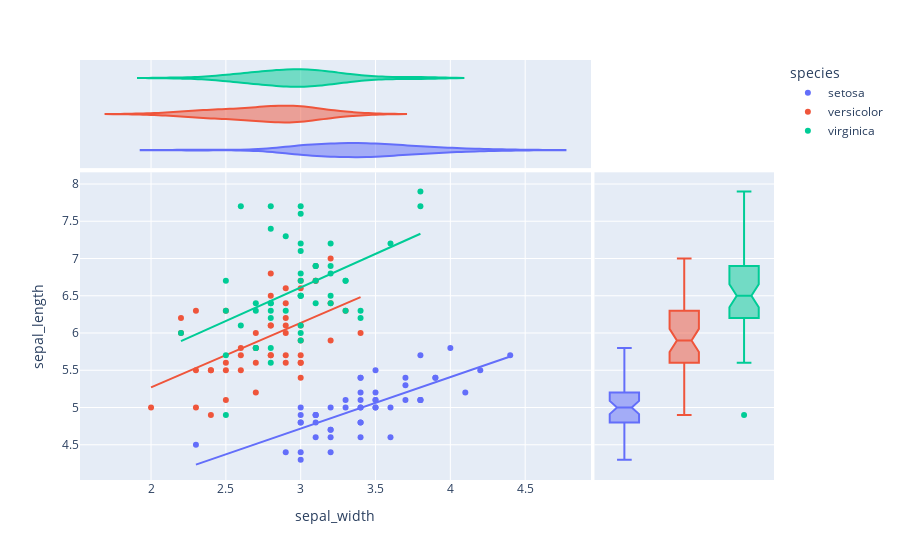

Notebook cell for this chart:
### Markdown cell above
**marginal_x(str)** - L'un des éléments suivants : "rug", "box", "violin" ou "histogram". Si cette option est activée, un sous-graphe horizontal est dessiné au-dessus du graphe principal, visualisant la distribution des x.

**marginal_y(str)** - L'une des options suivantes : "rug", "box","violin " ou "histogram". Si cette option est activée, un sous-graphe vertical est tracé à droite du graphique principal, afin de visualiser la distribution en y.

### Code cell
fig = px.scatter(df, x = "sepal_width", y = "sepal_length", color = "species", trendline = "ols", marginal_x = "violin", marginal_y = "box")
fig.show()

### Figure 1 — Plotly figure (JSON) as saved in the notebook; plotly's stock layout.template omitted (floating-point values rounded to 4 significant figures)
{"data": [{"hovertemplate": "species=setosa<br>sepal_width=%{x}<br>sepal_length=%{y}<extra></extra>", "legendgroup": "setosa", "marker": {"color": "#636efa", "symbol": "circle"}, "mode": "markers", "name": "setosa", "orientation": "v", "showlegend": true, "type": "scatter", "x": [3.5, 3, 3.2, 3.1, 3.6, 3.9, 3.4, 3.4, 2.9, 3.1, 3.7, 3.4, 3, 3, 4, 4.4, 3.9, 3.5, 3.8, 3.8, 3.4, 3.7, 3.6, 3.3, 3.4, 3, 3.4, 3.5, 3.4, 3.2, 3.1, 3.4, 4.1, 4.2, 3.1, 3.2, 3.5, 3.1, 3, 3.4, 3.5, 2.3, 3.2, 3.5, 3.8, 3, 3.8, 3.2, 3.7, 3.3], "xaxis": "x", "y": [5.1, 4.9, 4.7, 4.6, 5, 5.4, 4.6, 5, 4.4, 4.9, 5.4, 4.8, 4.8, 4.3, 5.8, 5.7, 5.4, 5.1, 5.7, 5.1, 5.4, 5.1, 4.6, 5.1, 4.8, 5, 5, 5.2, 5.2, 4.7, 4.8, 5.4, 5.2, 5.5, 4.9, 5, 5.5, 4.9, 4.4, 5.1, 5, 4.5, 4.4, 5, 5.1, 4.8, 5.1, 4.6, 5.3, 5], "yaxis": "y"}, {"alignmentgroup": "True", "hovertemplate": "species=setosa<br>sepal_width=%{x}<extra></extra>", "legendgroup": "setosa", "marker": {"color": "#636efa", "symbol": "circle"}, "name": "setosa", "offsetgroup": "setosa", "scalegroup": "x", "showlegend": false, "type": "violin", "x": [3.5, 3, 3.2, 3.1, 3.6, 3.9, 3.4, 3.4, 2.9, 3.1, 3.7, 3.4, 3, 3, 4, 4.4, 3.9, 3.5, 3.8, 3.8, 3.4, 3.7, 3.6, 3.3, 3.4, 3, 3.4, 3.5, 3.4, 3.2, 3.1, 3.4, 4.1, 4.2, 3.1, 3.2, 3.5, 3.1, 3, 3.4, 3.5, 2.3, 3.2, 3.5, 3.8, 3, 3.8, 3.2, 3.7, 3.3], "xaxis": "x3", "yaxis": "y3"}, {"alignmentgroup": "True", "hovertemplate": "species=setosa<br>sepal_length=%{y}<extra></extra>", "legendgroup": "setosa", "marker": {"color": "#636efa", "symbol": "circle"}, "name": "setosa", "notched": true, "offsetgroup": "setosa", "showlegend": false, "type": "box", "xaxis": "x2", "y": [5.1, 4.9, 4.7, 4.6, 5, 5.4, 4.6, 5, 4.4, 4.9, 5.4, 4.8, 4.8, 4.3, 5.8, 5.7, 5.4, 5.1, 5.7, 5.1, 5.4, 5.1, 4.6, 5.1, 4.8, 5, 5, 5.2, 5.2, 4.7, 4.8, 5.4, 5.2, 5.5, 4.9, 5, 5.5, 4.9, 4.4, 5.1, 5, 4.5, 4.4, 5, 5.1, 4.8, 5.1, 4.6, 5.3, 5], "yaxis": "y2"}, {"hovertemplate": "<b>OLS trendline</b><br>sepal_length = 0.690854 * sepal_width + 2.64466<br>R<sup>2</sup>=0.557681<br><br>species=setosa<br>sepal_width=%{x}<br>sepal_length=%{y} <b>(trend)</b><extra></extra>", "legendgroup": "setosa", "marker": {"color": "#636efa", "symbol": "circle"}, "mode": "lines", "name": "setosa", "showlegend": false, "type": "scatter", "x": [2.3, 2.9, 3, 3, 3, 3, 3, 3, 3.1, 3.1, 3.1, 3.1, 3.1, 3.2, 3.2, 3.2, 3.2, 3.2, 3.3, 3.3, 3.4, 3.4, 3.4, 3.4, 3.4, 3.4, 3.4, 3.4, 3.4, 3.5, 3.5, 3.5, 3.5, 3.5, 3.5, 3.6, 3.6, 3.7, 3.7, 3.7, 3.8, 3.8, 3.8, 3.8, 3.9, 3.9, 4, 4.1, 4.2, 4.4], "xaxis": "x", "y": [4.234, 4.648, 4.717, 4.717, 4.717, 4.717, 4.717, 4.717, 4.786, 4.786, 4.786, 4.786, 4.786, 4.855, 4.855, 4.855, 4.855, 4.855, 4.924, 4.924, 4.994, 4.994, 4.994, 4.994, 4.994, 4.994, 4.994, 4.994, 4.994, 5.063, 5.063, 5.063, 5.063, 5.063, 5.063, 5.132, 5.132, 5.201, 5.201, 5.201, 5.27, 5.27, 5.27, 5.27, 5.339, 5.339, 5.408, 5.477, 5.546, 5.684], "yaxis": "y"}, {"hovertemplate": "species=versicolor<br>sepal_width=%{x}<br>sepal_length=%{y}<extra></extra>", "legendgroup": "versicolor", "marker": {"color": "#EF553B", "symbol": "circle"}, "mode": "markers", "name": "versicolor", "orientation": "v", "showlegend": true, "type": "scatter", "x": [3.2, 3.2, 3.1, 2.3, 2.8, 2.8, 3.3, 2.4, 2.9, 2.7, 2, 3, 2.2, 2.9, 2.9, 3.1, 3, 2.7, 2.2, 2.5, 3.2, 2.8, 2.5, 2.8, 2.9, 3, 2.8, 3, 2.9, 2.6, 2.4, 2.4, 2.7, 2.7, 3, 3.4, 3.1, 2.3, 3, 2.5, 2.6, 3, 2.6, 2.3, 2.7, 3, 2.9, 2.9, 2.5, 2.8], "xaxis": "x", "y": [7, 6.4, 6.9, 5.5, 6.5, 5.7, 6.3, 4.9, 6.6, 5.2, 5, 5.9, 6, 6.1, 5.6, 6.7, 5.6, 5.8, 6.2, 5.6, 5.9, 6.1, 6.3, 6.1, 6.4, 6.6, 6.8, 6.7, 6, 5.7, 5.5, 5.5, 5.8, 6, 5.4, 6, 6.7, 6.3, 5.6, 5.5, 5.5, 6.1, 5.8, 5, 5.6, 5.7, 5.7, 6.2, 5.1, 5.7], "yaxis": "y"}, {"alignmentgroup": "True", "hovertemplate": "species=versicolor<br>sepal_width=%{x}<extra></extra>", "legendgroup": "versicolor", "marker": {"color": "#EF553B", "symbol": "circle"}, "name": "versicolor", "offsetgroup": "versicolor", "scalegroup": "x", "showlegend": false, "type": "violin", "x": [3.2, 3.2, 3.1, 2.3, 2.8, 2.8, 3.3, 2.4, 2.9, 2.7, 2, 3, 2.2, 2.9, 2.9, 3.1, 3, 2.7, 2.2, 2.5, 3.2, 2.8, 2.5, 2.8, 2.9, 3, 2.8, 3, 2.9, 2.6, 2.4, 2.4, 2.7, 2.7, 3, 3.4, 3.1, 2.3, 3, 2.5, 2.6, 3, 2.6, 2.3, 2.7, 3, 2.9, 2.9, 2.5, 2.8], "xaxis": "x3", "yaxis": "y3"}, {"alignmentgroup": "True", "hovertemplate": "species=versicolor<br>sepal_length=%{y}<extra></extra>", "legendgroup": "versicolor", "marker": {"color": "#EF553B", "symbol": "circle"}, "name": "versicolor", "notched": true, "offsetgroup": "versicolor", "showlegend": false, "type": "box", "xaxis": "x2", "y": [7, 6.4, 6.9, 5.5, 6.5, 5.7, 6.3, 4.9, 6.6, 5.2, 5, 5.9, 6, 6.1, 5.6, 6.7, 5.6, 5.8, 6.2, 5.6, 5.9, 6.1, 6.3, 6.1, 6.4, 6.6, 6.8, 6.7, 6, 5.7, 5.5, 5.5, 5.8, 6, 5.4, 6, 6.7, 6.3, 5.6, 5.5, 5.5, 6.1, 5.8, 5, 5.6, 5.7, 5.7, 6.2, 5.1, 5.7], "yaxis": "y2"}, {"hovertemplate": "<b>OLS trendline</b><br>sepal_length = 0.865078 * sepal_width + 3.53973<br>R<sup>2</sup>=0.276582<br><br>species=versicolor<br>sepal_width=%{x}<br>sepal_length=%{y} <b>(trend)</b><extra></extra>", "legendgroup": "versicolor", "marker": {"color": "#EF553B", "symbol": "circle"}, "mode": "lines", "name": "versicolor", "showlegend": false, "type": "scatter", "x": [2, 2.2, 2.2, 2.3, 2.3, 2.3, 2.4, 2.4, 2.4, 2.5, 2.5, 2.5, 2.5, 2.6, 2.6, 2.6, 2.7, 2.7, 2.7, 2.7, 2.7, 2.8, 2.8, 2.8, 2.8, 2.8, 2.8, 2.9, 2.9, 2.9, 2.9, 2.9, 2.9, 2.9, 3, 3, 3, 3, 3, 3, 3, 3, 3.1, 3.1, 3.1, 3.2, 3.2, 3.2, 3.3, 3.4], "xaxis": "x", "y": [5.27, 5.443, 5.443, 5.529, 5.529, 5.529, 5.616, 5.616, 5.616, 5.702, 5.702, 5.702, 5.702, 5.789, 5.789, 5.789, 5.875, 5.875, 5.875, 5.875, 5.875, 5.962, 5.962, 5.962, 5.962, 5.962, 5.962, 6.048, 6.048, 6.048, 6.048, 6.048, 6.048, 6.048, 6.135, 6.135, 6.135, 6.135, 6.135, 6.135, 6.135, 6.135, 6.221, 6.221, 6.221, 6.308, 6.308, 6.308, 6.394, 6.481], "yaxis": "y"}, {"hovertemplate": "species=virginica<br>sepal_width=%{x}<br>sepal_length=%{y}<extra></extra>", "legendgroup": "virginica", "marker": {"color": "#00cc96", "symbol": "circle"}, "mode": "markers", "name": "virginica", "orientation": "v", "showlegend": true, "type": "scatter", "x": [3.3, 2.7, 3, 2.9, 3, 3, 2.5, 2.9, 2.5, 3.6, 3.2, 2.7, 3, 2.5, 2.8, 3.2, 3, 3.8, 2.6, 2.2, 3.2, 2.8, 2.8, 2.7, 3.3, 3.2, 2.8, 3, 2.8, 3, 2.8, 3.8, 2.8, 2.8, 2.6, 3, 3.4, 3.1, 3, 3.1, 3.1, 3.1, 2.7, 3.2, 3.3, 3, 2.5, 3, 3.4, 3], "xaxis": "x", "y": [6.3, 5.8, 7.1, 6.3, 6.5, 7.6, 4.9, 7.3, 6.7, 7.2, 6.5, 6.4, 6.8, 5.7, 5.8, 6.4, 6.5, 7.7, 7.7, 6, 6.9, 5.6, 7.7, 6.3, 6.7, 7.2, 6.2, 6.1, 6.4, 7.2, 7.4, 7.9, 6.4, 6.3, 6.1, 7.7, 6.3, 6.4, 6, 6.9, 6.7, 6.9, 5.8, 6.8, 6.7, 6.7, 6.3, 6.5, 6.2, 5.9], "yaxis": "y"}, {"alignmentgroup": "True", "hovertemplate": "species=virginica<br>sepal_width=%{x}<extra></extra>", "legendgroup": "virginica", "marker": {"color": "#00cc96", "symbol": "circle"}, "name": "virginica", "offsetgroup": "virginica", "scalegroup": "x", "showlegend": false, "type": "violin", "x": [3.3, 2.7, 3, 2.9, 3, 3, 2.5, 2.9, 2.5, 3.6, 3.2, 2.7, 3, 2.5, 2.8, 3.2, 3, 3.8, 2.6, 2.2, 3.2, 2.8, 2.8, 2.7, 3.3, 3.2, 2.8, 3, 2.8, 3, 2.8, 3.8, 2.8, 2.8, 2.6, 3, 3.4, 3.1, 3, 3.1, 3.1, 3.1, 2.7, 3.2, 3.3, 3, 2.5, 3, 3.4, 3], "xaxis": "x3", "yaxis": "y3"}, {"alignmentgroup": "True", "hovertemplate": "species=virginica<br>sepal_length=%{y}<extra></extra>", "legendgroup": "virginica", "marker": {"color": "#00cc96", "symbol": "circle"}, "name": "virginica", "notched": true, "offsetgroup": "virginica", "showlegend": false, "type": "box", "xaxis": "x2", "y": [6.3, 5.8, 7.1, 6.3, 6.5, 7.6, 4.9, 7.3, 6.7, 7.2, 6.5, 6.4, 6.8, 5.7, 5.8, 6.4, 6.5, 7.7, 7.7, 6, 6.9, 5.6, 7.7, 6.3, 6.7, 7.2, 6.2, 6.1, 6.4, 7.2, 7.4, 7.9, 6.4, 6.3, 6.1, 7.7, 6.3, 6.4, 6, 6.9, 6.7, 6.9, 5.8, 6.8, 6.7, 6.7, 6.3, 6.5, 6.2, 5.9], "yaxis": "y2"}, {"hovertemplate": "<b>OLS trendline</b><br>sepal_length = 0.901534 * sepal_width + 3.90684<br>R<sup>2</sup>=0.209057<br><br>species=virginica<br>sepal_width=%{x}<br>sepal_length=%{y} <b>(trend)</b><extra></extra>", "legendgroup": "virginica", "marker": {"color": "#00cc96", "symbol": "circle"}, "mode": "lines", "name": "virginica", "showlegend": false, "type": "scatter", "x": [2.2, 2.5, 2.5, 2.5, 2.5, 2.6, 2.6, 2.7, 2.7, 2.7, 2.7, 2.8, 2.8, 2.8, 2.8, 2.8, 2.8, 2.8, 2.8, 2.9, 2.9, 3, 3, 3, 3, 3, 3, 3, 3, 3, 3, 3, 3, 3.1, 3.1, 3.1, 3.1, 3.2, 3.2, 3.2, 3.2, 3.2, 3.3, 3.3, 3.3, 3.4, 3.4, 3.6, 3.8, 3.8], "xaxis": "x", "y": [5.89, 6.161, 6.161, 6.161, 6.161, 6.251, 6.251, 6.341, 6.341, 6.341, 6.341, 6.431, 6.431, 6.431, 6.431, 6.431, 6.431, 6.431, 6.431, 6.521, 6.521, 6.611, 6.611, 6.611, 6.611, 6.611, 6.611, 6.611, 6.611, 6.611, 6.611, 6.611, 6.611, 6.702, 6.702, 6.702, 6.702, 6.792, 6.792, 6.792, 6.792, 6.792, 6.882, 6.882, 6.882, 6.972, 6.972, 7.152, 7.333, 7.333], "yaxis": "y"}], "layout": {"legend": {"title": {"text": "species"}, "tracegroupgap": 0}, "margin": {"t": 60}, "xaxis": {"anchor": "y", "domain": [0, 0.7363], "title": {"text": "sepal_width"}}, "xaxis2": {"anchor": "y2", "domain": [0.7413, 1], "matches": "x2", "showgrid": false, "showline": false, "showticklabels": false, "ticks": ""}, "xaxis3": {"anchor": "y3", "domain": [0, 0.7363], "matches": "x", "showgrid": true, "showticklabels": false}, "xaxis4": {"anchor": "y4", "domain": [0.7413, 1], "matches": "x2", "showgrid": false, "showline": false, "showticklabels": false, "ticks": ""}, "yaxis": {"anchor": "x", "domain": [0, 0.7326], "title": {"text": "sepal_length"}}, "yaxis2": {"anchor": "x2", "domain": [0, 0.7326], "matches": "y", "showgrid": true, "showticklabels": false}, "yaxis3": {"anchor": "x3", "domain": [0.7426, 1], "matches": "y3", "showgrid": false, "showline": false, "showticklabels": false, "ticks": ""}, "yaxis4": {"anchor": "x4", "domain": [0.7426, 1], "matches": "y3", "showgrid": true, "showline": false, "showticklabels": false, "ticks": ""}}}
